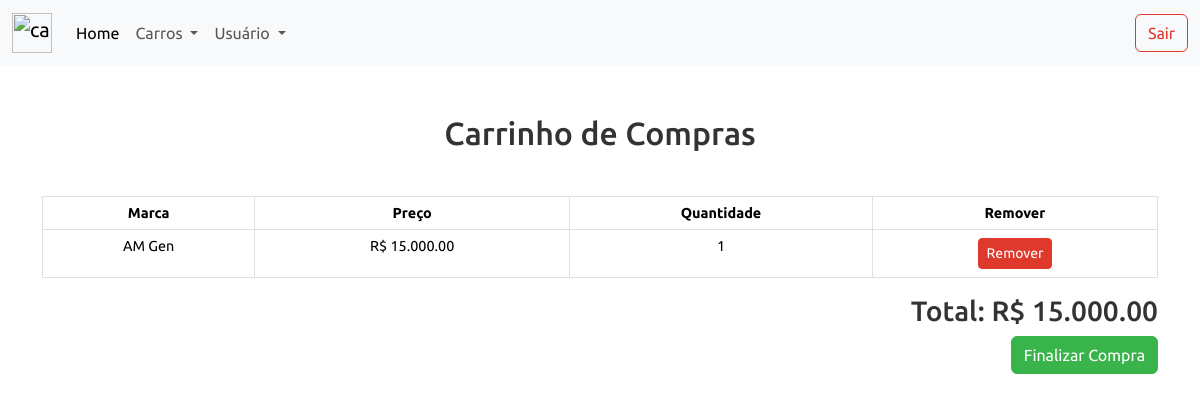
/paginaCompra.php?id=21, run on the app's committed database.
### tables this page shows
CREATE TABLE `carrinho` (
  `id` int NOT NULL,
  `nome` varchar(100) NOT NULL,
  `preco` decimal(10,2) NOT NULL
);

### paginaCompra.php (the view, shortened to what this page needs)
<?php
    include 'conexao.php';
    $sql = "SELECT * FROM carrinho";
    $result = $conn->query($sql);
    if ($result->num_rows > 0) {
        $carros = $result->fetch_all(MYSQLI_ASSOC);
    } else {
        $carros = [];
    }
    $total = 0;
?>
<!DOCTYPE html>
<html lang="pt-BR">
<head>
    <link rel="stylesheet" href="src/style/index.css">
    <link rel="stylesheet" href="https://cdnjs.cloudflare.com/ajax/libs/font-awesome/6.5.0/css/all.min.css">
    <link id="themeLink" href="https://bootswatch.com/5/united/bootstrap.min.css" rel="stylesheet">
    <link href="https://bootswatch.com/5/united/bootstrap.min.css" rel="stylesheet">
</head>
<body>
<header class="header">
    <nav class="navbar navbar-expand-lg bg-body-tertiary">
        <div class="container-fluid">
            <a class="navbar-brand" href="paginaInicial.php"><img class="logo" src="img/perfil/car.png" alt="carro_logo"></a>
            <div class="collapse navbar-collapse" id="navbarSupportedContent">
                <ul class="navbar-nav me-auto mb-2 mb-lg-0">
                    <li class="nav-item">
                        <a class="nav-link active" aria-current="page" href="paginaInicial.php">Home</a>
                    </li>
                    <li class="nav-item dropdown">
                        <a class="nav-link dropdown-toggle" role="button" data-bs-toggle="dropdown" aria-expanded="false" id="dropdownMenuLink">
                            Carros
                        </a>
                    </li>
                    <li class="nav-item dropdown">
                        <a class="nav-link dropdown-toggle" role="button" data-bs-toggle="dropdown" aria-expanded="false" id="dropdownMenuLink1">
                            Usuário
                        </a>
                    </li>
                </ul>
                <a class="btn btn-outline-danger" href="login.php">Sair</a>
            </div>
        </div>
    </nav>
</header>
<main class="main-pagina-carrinho">
    <div class="container mt-5">
        <h2 class="text-center mb-4">Carrinho de Compras</h2>
        <div class="table-responsive">
            <table class="table table-bordered table-centered">
                <thead>
                <tr>
                    <th scope="col" class="text-center">Marca</th>
                    <th scope="col" class="text-center">Preço</th>
                    <th scope="col" class="text-center">Quantidade</th>
                    <th scope="col" class="text-center">Remover</th>
                </tr>
                </thead>
                <tbody>
                <?php foreach ($carros as $carro):
                    $preco = (float)$carro['preco'];
                    $quantidade = 1;
                    $totalCarro = $preco * $quantidade;
                    $total += $totalCarro;
                    ?>
                    <tr>
                        <td><?= $carro['nome'] ?></td>
                        <td>R$ <?= number_format($preco, 2, '.', '.') ?></td>
                        <td><?= $quantidade ?></td>
                        <td><a href="paginaCompra.php?id=<?= $carro['id'] ?>" class="btn btn-danger btn-sm">Remover</a></td>
                    </tr>
                <?php endforeach; ?>
                </tbody>
            </table>
        </div>
        <div class="text-end">
            <h3>Total: R$ <?= number_format($total, 2, '.', '.') ?></h3>
            <button class="btn btn-success" type="submit" name="button">Finalizar Compra</button>
        </div>
    </div>
</main>
</body>
</html>

### src/style/index.css (style rules this page uses)
.header { background-color: red; }
.container-fluid { margin-left: 1%; }
.logo { height: 40px; width: 40px; }
table { margin-top: 20px; font-size: 0.9rem; width: 100%; }
th, td { padding: 8px; text-align: center; }
th { background-color: #007bff; color: white; }
td { background-color: #f9f9f9; }
.container { max-width: 900px; margin: 0 auto; }
.container { max-width: 1200px; margin: 0 auto; }

### data on the page
carrinho: nome "AM Gen", preco "15.000.00", quantidade "1"

### other printed values
$total "15.000.00"
